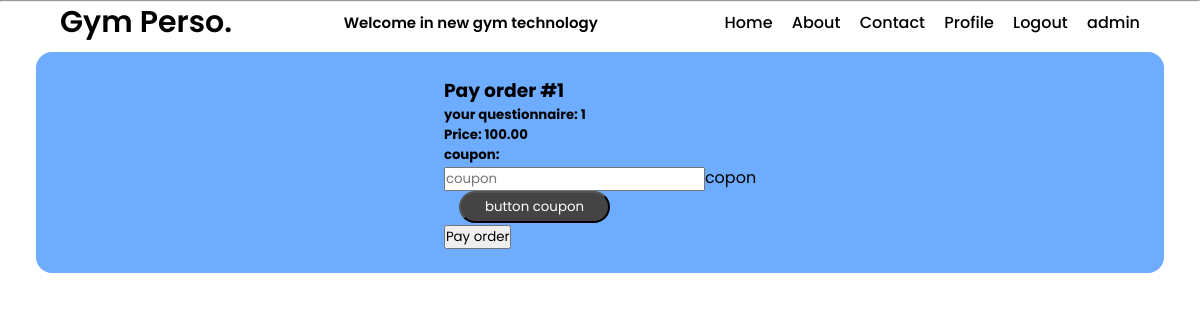
Page /orders/payment/1/ (signed in) on the committed database.
### orders/models.py (models this page shows, shortened)
class Order(models.Model):
    order_id = models.AutoField(primary_key=True)
    order_status = models.CharField(choices=[
        ("OC", "Order Created"),
        ("WP", "Waiting for Payment"),
        ("PA", "Payment Accepted"),
        ("PE", "Payment Error"),
        ("WA", "Waiting for Acception"),
        ("OA", "Order Accepted"),
        ("OS", "Order Sended"),
    ],default='OC', max_length=255)
    email_adress = models.EmailField(max_length=255)
    user_name = models.CharField(max_length=30, blank=True)
    language = models.CharField(choices=[
        ("PL", "Polish"),
        ("EN", "English"),
    ], default="EN", max_length=255)
    name_coupon = models.CharField(max_length=15, null=True, blank=True)
    original_price = models.DecimalField(max_digits=7, decimal_places=2, null=True)
    pay_price = models.DecimalField(max_digits=7, decimal_places=2)
    editor_email = models.EmailField(max_length=255, blank=True)
    created_at = models.DateTimeField(auto_now_add=True)
    updated_at = models.DateTimeField(auto_now=True)
    item_order = models.ForeignKey('orders.Item', related_name="items", null=True, blank=True, on_delete=models.CASCADE)
    questionnaire_id = models.CharField(max_length=15, null=True, blank=True)
    visible = models.BooleanField(default=True)

### orders/views.py (the view)
# urls.py: path('payment/<int:order_id>/', payment, name='payment'),
def payment(request, order_id):
    order = Order.objects.filter(order_id = order_id).get()
    order_pay = Order.objects.filter(order_id = order_id)
    new_price = order.pay_price
    if request.method == "POST":
        if 'button_coupon' in request.POST:
            user_email = request.user.email
            coupon_name = request.POST.get("coupon_field")
            base_price = UserProxy.objects.get(email = user_email).price_base
            coupon = CheckingCoupon(user_email=user_email,coupon_name=coupon_name, base_price=base_price)
            new_price = coupon.get('price_coupon')
            error = coupon.get('error_coupon')
            order_pay.update(pay_price=new_price)
            return render(request, 'payment.html',{'order': order, 'new_price': new_price, 'error': error})
        if 'button_pay' in request.POST:
            OrderBot(order_id=order_id, user_email=request.user.email, pay_price=new_price)
            return redirect('order', order.pk)
    else:
        return render(request, 'payment.html', {'order': order})
    return render(request, 'payment.html', {'order': order})

### templates/payment.html (shortened to what this page needs)
{% include 'base.html' %}
<body>
    {% include 'navbar.html' %}
    {% block content %}
    <section class="full-body-center">
        <div class="first-row">
            <form method="POST">
                    <h3>Pay order #{{order.order_id}} </h3>
                    <h5>your questionnaire: {{order.questionnaire_id}} </h5>
                    <h5>Price: {{order.pay_price}} </h5>
                    <div "coupon-container">
                        <h5>coupon:</h5>
                        <input type="text" name="coupon_field" placeholder='coupon'>copon</input>
                    </div>
                    <div>
                        <button type="submit" class="button button-home" name="button_coupon">button coupon</button>
                    </div>
                    {%if order.get_order_status_display == 'Order Created'%}
                        <div>
                            <button type="submit" name="button_pay" >Pay order</button>
                        </div>
                    {%endif%}
              </form>
        </div>
    </section>
</body>
{% endblock %}
</html>

### static/style.css (style rules this page uses)
:root { --clr-background: #ffffff; --clr-text-black:#444444; --clr-text-white: #ffffff; --clr-text-background: #444444; --clr-container-background:#006eff91; }
* { margin: 0; padding: 0; box-sizing: border-box; font-family: 'Poppins','sans-serif'; }
.full-body-center { display: block; justify-content: center; align-items: center; margin-top: 50px; }
.first-row { display: flex; flex-direction: column; overflow: hidden; justify-content: center; align-items: center; width: auto; padding: 2%; margin: 0 3% 0; border-radius: 1rem; background-color: var(--clr-container-background); }
.button-home { background-color: var(--clr-container-background); }
.button { text-decoration: none; color: var(--clr-text-white); background-color: var(--clr-text-background); padding: 4px 24px; border-radius: 1rem; margin-left: 15px; transition: .3s; }
.button::after, .button:hover { background-color: var(--clr-container-background); }

### rows in the picture
Order: order_id "1", questionnaire_id "1", pay_price "100.00"
